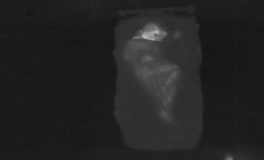
#> input picture data/new_dataset_IR/00001_4_right_to_safe_inst16/IR/uncover/image_000026.png, 264 x 160 px; its folder holds only this picture in this run
$ python generate_random_dataset.py
#> lines starting #> are read from the running program, lines starting #| are printed output that depends on the picture; after the words box and inside, x2 and y2 are one past the last pixel; in counts of white or black regions, pixels touching at a corner belong together
### tools/animate_slp.py
import os
import json
import glob

import numpy as np
from PIL import Image
from scipy.ndimage import gaussian_filter, uniform_filter

# ============================================================================
# Paths (as given)
# ============================================================================
input_dir = r"C:\Projects\sleeping-monitor\dataset_IR\train\train\00001\IR\uncover"
output_dir = r"C:\Projects\sleeping-monitor\preview_animation\00001\IR\uncover"
os.makedirs(output_dir, exist_ok=True)

# ============================================================================
# Motion narrative -- edit this to change the story, not the per-frame logic
# Each keyframe: (frame_index_1_based, position_fraction)
#   position_fraction: 0.0 = LEFT zone, 0.5 = SAFE/center, 1.0 = RIGHT zone
# Frames between keyframes are smoothstep-interpolated (eased, not linear-jerky).
# ============================================================================
MOTION_KEYFRAMES = [
    (1,  0.5),   # SAFE dwell start
    (7,  0.5),   # SAFE dwell end
    (15, 0.0),   # transition complete -> LEFT
    (21, 0.0),   # LEFT dwell end
    (28, 0.5),   # transition complete -> back to SAFE
    (31, 0.5),   # SAFE dwell end
    (39, 1.0),   # transition complete -> RIGHT
    (45, 1.0),   # RIGHT dwell end (final frame)
]

# ============================================================================
# Outpainting config -- adaptive to the small (120x160) SLP frame size
# ============================================================================
WIDTH_SCALE = 2.2            # target canvas width = original width * this
MARGIN_SMALL_FRAC = 0.12     # danger-zone margin, as a fraction of original width
FEATHER_FRAC = 0.35          # seam feather width, as a fraction of PATCH_SIZE-derived value
LOW_FREQ_SIGMA = 6           # smaller than the earlier 565px example -- scaled to image size
PATCH_SIZE = 10              # background texture patch size (px) -- small because margins are thin
PATCH_OVERLAP = 4
PERSON_MARGIN_COL_FRAC = 0.18  # fraction of width assumed to be pure background at each side
BAND_COUNT = 4
OUTLIER_STD_MULT = 2.5
TEXTURE_BOOST = 1.15
BG_PERCENTILE = 30


def smoothstep(t):
    t = np.clip(t, 0.0, 1.0)
    return 3 * t ** 2 - 2 * t ** 3


def build_trajectory(n_frames, keyframes):
    """Interpolate position_fraction for every frame 1..n_frames via smoothstep easing."""
    kf_idx = np.array([k[0] for k in keyframes])
    kf_val = np.array([k[1] for k in keyframes])
    traj = np.zeros(n_frames)
    for f in range(1, n_frames + 1):
        if f <= kf_idx[0]:
            traj[f - 1] = kf_val[0]
            continue
        if f >= kf_idx[-1]:
            traj[f - 1] = kf_val[-1]
            continue
        i = np.searchsorted(kf_idx, f) - 1
        f0, f1 = kf_idx[i], kf_idx[i + 1]
        v0, v1 = kf_val[i], kf_val[i + 1]
        t = (f - f0) / (f1 - f0) if f1 != f0 else 0.0
        traj[f - 1] = v0 + (v1 - v0) * smoothstep(t)
    return traj


# [6 lines left out: function zone_label, not called in this run]


# ----------------------------------------------------------------------------
# Background outpainting core (patch-quilting method from earlier in this chat,
# parameters adapted for small frame size)
# ----------------------------------------------------------------------------

def load_grayscale(path):
    img = Image.open(path).convert("L")
    return np.array(img).astype(np.float64), img.size  # (arr, (w,h))


def estimate_bg_stats(gray, low_freq_sigma):
    low_freq = gaussian_filter(gray, sigma=low_freq_sigma)
    thresh = np.percentile(gray, BG_PERCENTILE)
    bg_mask = gray <= thresh
    bg_level = low_freq[bg_mask].mean() if bg_mask.any() else float(gray.mean())
    return low_freq, bg_level


def build_patch_library(gray, low_freq, person_margin_col, patch_size, patch_overlap, band_count):
    h, w = gray.shape
    residual = gray - low_freq
    band_edges = np.linspace(0, h, band_count + 1).astype(int)

    left_src = residual[:, :person_margin_col]
    right_src = residual[:, w - person_margin_col:]

    library = {b: [] for b in range(band_count)}
    step = max(1, patch_size - patch_overlap)

    for src in (left_src, right_src):
        sh, sw = src.shape
        if sw < patch_size:
            continue
        for y0 in range(0, max(1, sh - patch_size), step):
            for x0 in range(0, max(1, sw - patch_size), step):
                patch = src[y0:y0 + patch_size, x0:x0 + patch_size]
                if patch.shape != (patch_size, patch_size):
                    continue
                band = min(band_count - 1, max(0, np.searchsorted(band_edges, y0, side="right") - 1))
                library[band].append(patch)

    for band, patches in library.items():
        if len(patches) < 4:
            continue
        stds = np.array([p.std() for p in patches])
        med = np.median(stds)
        mad = np.median(np.abs(stds - med)) + 1e-6
        keep = [p for p, s in zip(patches, stds) if abs(s - med) <= OUTLIER_STD_MULT * mad]
        library[band] = keep if len(keep) >= 4 else patches

    # Fallback: if margins were too thin to harvest any patches, synthesize a
    # tiny library from the overall background noise stats so the pipeline
    # never crashes on very tightly-cropped frames.
    total = sum(len(v) for v in library.values())
    if total == 0:
        bg_std = residual[gray <= np.percentile(gray, BG_PERCENTILE)].std()
        bg_std = bg_std if bg_std > 0 else 2.0
        rng = np.random.default_rng(0)
        for b in range(band_count):
            library[b] = [rng.normal(0, bg_std, size=(patch_size, patch_size)) for _ in range(8)]

    return library


def _cosine_window(size):
    return 0.5 - 0.5 * np.cos(np.linspace(0, np.pi, size))


def quilt_residual_field(height, width, library, band_count, patch_size, patch_overlap, rng):
    field = np.zeros((height, width), dtype=np.float64)
    weight = np.zeros((height, width), dtype=np.float64)
    step = max(1, patch_size - patch_overlap)
    win2d = np.outer(_cosine_window(patch_size), _cosine_window(patch_size))
    band_edges = np.linspace(0, height, band_count + 1).astype(int)

    y0 = 0
    while y0 < height:
        ph = min(patch_size, height - y0)
        band = min(band_count - 1, max(0, np.searchsorted(band_edges, y0, side="right") - 1))
        patches = library.get(band) or [p for lst in library.values() for p in lst]

        x0 = 0
        while x0 < width:
            pw = min(patch_size, width - x0)
            patch = patches[rng.integers(0, len(patches))]
            if rng.random() < 0.5:
                patch = patch[:, ::-1]
            if rng.random() < 0.5:
                patch = patch[::-1, :]
            p = patch[:ph, :pw]
            wgt = win2d[:ph, :pw]
            field[y0:y0 + ph, x0:x0 + pw] += p * wgt
            weight[y0:y0 + ph, x0:x0 + pw] += wgt
            x0 += step
        y0 += step

    weight[weight == 0] = 1.0
    return (field / weight) * TEXTURE_BOOST


def synth_strip(height, width, edge_low_freq_col, bg_level, library, patch_size, patch_overlap, band_count, rng):
    x = np.linspace(0, 1, width)
    decay = np.exp(-x * 2.2)[None, :]
    edge_col = edge_low_freq_col[:, None]
    low_freq_strip = bg_level + (edge_col - bg_level) * decay
    texture = quilt_residual_field(height, width, library, band_count, patch_size, patch_overlap, rng)
    return np.clip(low_freq_strip + texture, 0, 255)


def feather_seam(canvas, x0, x1, feather_px):
    h, w = canvas.shape
    smoothed = uniform_filter(canvas, size=(1, 5))
    if x0 > 0:
        rs = max(0, x0 - feather_px)
        ramp = np.linspace(0, 1, x0 - rs)[None, :]
        canvas[:, rs:x0] = smoothed[:, rs:x0] * (1 - ramp) + canvas[:, rs:x0] * ramp
    if x1 < w:
        re = min(w, x1 + feather_px)
        ramp = np.linspace(1, 0, re - x1)[None, :]
        canvas[:, x1:re] = smoothed[:, x1:re] * (1 - ramp) + canvas[:, x1:re] * ramp
    return canvas


def outpaint_frame(gray, left_margin, right_margin, library, low_freq, bg_level,
                    patch_size, patch_overlap, band_count, feather_px, rng):
    h, w = gray.shape
    total_w = left_margin + w + right_margin
    canvas = np.zeros((h, total_w), dtype=np.float64)

    if left_margin > 0:
        left_strip = synth_strip(h, left_margin, low_freq[:, 0], bg_level, library,
                                  patch_size, patch_overlap, band_count, rng)[:, ::-1]
        canvas[:, :left_margin] = left_strip
    if right_margin > 0:
        right_strip = synth_strip(h, right_margin, low_freq[:, -1], bg_level, library,
                                   patch_size, patch_overlap, band_count, rng)
        canvas[:, left_margin + w:] = right_strip

    canvas[:, left_margin:left_margin + w] = gray
    canvas = feather_seam(canvas, left_margin, left_margin + w, feather_px)
    canvas = feather_seam(canvas, left_margin, left_margin + w, feather_px)
    return np.clip(canvas, 0, 255).astype(np.uint8)


# [67 lines left out: function main, not called in this run]


# [2 lines that do not run on import are left out]

### tools/generate_random_dataset.py
import os
import glob
import random
import numpy as np
from PIL import Image

from animate_slp import (
    load_grayscale, estimate_bg_stats, build_patch_library, outpaint_frame,
    build_trajectory, WIDTH_SCALE, MARGIN_SMALL_FRAC, PATCH_SIZE, PATCH_OVERLAP,
    PERSON_MARGIN_COL_FRAC, BAND_COUNT, LOW_FREQ_SIGMA
)

INPUT_DATASET_ROOT = r"C:\Projects\sleeping-monitor\data"
OUTPUT_DATASET = r"C:\Projects\sleeping-monitor\data\new_dataset_IR"

MOTIONS = {
    "1_safe_to_left": [
        (1, 0.5), (10, 0.5), (35, 0.0), (45, 0.0)
    ],
    "2_safe_to_right": [
        (1, 0.5), (10, 0.5), (35, 1.0), (45, 1.0)
    ],
    "3_left_to_safe": [
        (1, 0.0), (10, 0.0), (35, 0.5), (45, 0.5)
    ],
    "4_right_to_safe": [
        (1, 1.0), (10, 1.0), (35, 0.5), (45, 0.5)
    ],
    "5_left_to_safe_to_right": [
        (1, 0.0), (5, 0.0), (20, 0.5), (25, 0.5), (40, 1.0), (45, 1.0)
    ],
    "6_right_to_safe_to_left": [
        (1, 1.0), (5, 1.0), (20, 0.5), (25, 0.5), (40, 0.0), (45, 0.0)
    ],
    "7_safe_to_left_to_safe": [
        (1, 0.5), (15, 0.0), (25, 0.0), (40, 0.5), (45, 0.5)
    ],
    "8_safe_to_right_to_safe": [
        (1, 0.5), (15, 1.0), (25, 1.0), (40, 0.5), (45, 0.5)
    ],
    "9_restless": [
        (1, 0.5), (7, 0.5), (15, 0.0), (21, 0.0), (28, 0.5), (31, 0.5), (39, 1.0), (45, 1.0)
    ],
    "10_always_safe": [
        (1, 0.5), (45, 0.5)
    ]
}

def process_sequence(input_dir, out_seq_dir, motion_name, keyframes):
    paths = sorted(glob.glob(os.path.join(input_dir, "*.png")))
    if not paths:
        return

    first_gray, (orig_w, orig_h) = load_grayscale(paths[0])
    target_w = int(orig_w * WIDTH_SCALE)
    extra = target_w - orig_w
    margin_small = 0 # max(4, int(orig_w * MARGIN_SMALL_FRAC))
    person_margin_col = max(PATCH_SIZE + PATCH_OVERLAP, int(orig_w * PERSON_MARGIN_COL_FRAC))
    feather_px = max(4, int(PATCH_SIZE * 1.5))

    # Precompute backgrounds
    frame_data = []
    for path in paths:
        gray, (w, h) = load_grayscale(path)
        if (w, h) != (orig_w, orig_h):
            continue
        low_freq, bg_level = estimate_bg_stats(gray, LOW_FREQ_SIGMA)
        library = build_patch_library(gray, low_freq, person_margin_col, PATCH_SIZE, PATCH_OVERLAP, BAND_COUNT)
        filename = os.path.basename(path)
        frame_data.append((filename, gray, low_freq, bg_level, library))

    trajectory = build_trajectory(len(frame_data), keyframes)
    rng = np.random.default_rng(42)

    os.makedirs(out_seq_dir, exist_ok=True)

    for i, (filename, gray, low_freq, bg_level, library) in enumerate(frame_data):
        p = float(trajectory[i])
        left_margin = int(round(margin_small + p * (extra - 2 * margin_small)))
        left_margin = max(0, min(extra, left_margin))
        right_margin = extra - left_margin

        canvas = outpaint_frame(
            gray, left_margin, right_margin, library, low_freq, bg_level,
            PATCH_SIZE, PATCH_OVERLAP, BAND_COUNT, feather_px, rng
        )

        img = Image.fromarray(canvas, mode="L")

        # Crop and resize
        danger_width = int(target_w * 4.5 / 27)
        crop_left = max(0, danger_width - 25)
        crop_right = min(target_w, target_w - danger_width + 15)
        cropped_img = img.crop((crop_left, 0, crop_right, orig_h))
        resized_img = cropped_img.resize((target_w, orig_h), Image.Resampling.LANCZOS)

        resized_img.save(os.path.join(out_seq_dir, filename))

def main():
    # 1. Gather all base sequences (1 per sequence ID)
    seq_dict = {}
    for root, dirs, files in os.walk(INPUT_DATASET_ROOT):
        parts = os.path.normpath(root).split(os.sep)
        if "IR" in parts:
            if glob.glob(os.path.join(root, "*.png")):
                ir_idx = parts.index("IR")
                seq_num = parts[ir_idx - 1]
                if seq_num not in seq_dict:
                    seq_dict[seq_num] = root

    base_dirs = list(seq_dict.values())
    base_dirs.sort() # Sort for determinism before shuffling

    print(f"Found {len(base_dirs)} total unique base sequences across dataset.")

    # 2. Build the exact 200 sequence mapping
    random.seed(42)
    shuffled_all = list(base_dirs)
    random.shuffle(shuffled_all)

    full_pool = list(shuffled_all)
    while len(full_pool) < 200:
        extras = list(base_dirs)
        random.shuffle(extras)
        needed = 200 - len(full_pool)
        full_pool.extend(extras[:needed])

    random.shuffle(full_pool)

    # 3. Process
    motion_keys = list(MOTIONS.keys())

    count = 0
    for i, motion_name in enumerate(motion_keys):
        # Assign 20 sequences to this motion
        group = full_pool[i*20 : (i+1)*20]

        for j, input_dir in enumerate(group):
            # Sequence name usually derived from parent, like "00001"
            # input_dir is like .../test1/00001/IR/uncover
            parts = os.path.normpath(input_dir).split(os.sep)
            seq_num = parts[-3]

            # e.g. new_dataset_IR/seq_00001_1_safe_to_left_instance_0/IR/uncover
            # added instance_j so if the same seq_num is used twice for the same motion, it doesn't overwrite
            out_seq_dir = os.path.join(OUTPUT_DATASET, f"{seq_num}_{motion_name}_inst{j}", "IR", "uncover")

            print(f"Processing {count+1}/200: Motion '{motion_name}', Base '{seq_num}'")
            process_sequence(input_dir, out_seq_dir, motion_name, MOTIONS[motion_name])
#> in load_grayscale, img is the input picture: PIL image 264x160 L; min 20, max 182, mean 35.2
#> in process_sequence, `first_gray, (orig_w, orig_h) = load_grayscale(paths[0])`: orig_w = 264; orig_h = 160
#> in process_sequence, `target_w = int(orig_w * WIDTH_SCALE)`: target_w = 580
#> in process_sequence, `extra = target_w - orig_w`: extra = 316
#> in process_sequence, `person_margin_col = max(PATCH_SIZE + PATCH_OVERLAP, int(orig_w * PERSO..`: person_margin_col = 47
#> in process_sequence, `gray, (w, h) = load_grayscale(path)`: w = 264; h = 160
#> in estimate_bg_stats, `thresh = np.percentile(gray, BG_PERCENTILE)`: thresh = 26
#> in estimate_bg_stats, `bg_mask = gray <= thresh`:
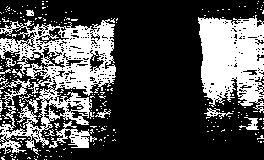
#> bg_mask: shape (160, 264) bool; 30.4% white; 263 white regions (249 under 20 px), largest, box (x1, y1, x2, y2) and area: (0, 18, 116, 154) 6577, (198, 15, 264, 113) 4657, (49, 121, 97, 148) 463
#> in estimate_bg_stats, `bg_level = low_freq[bg_mask].mean() if bg_mask.any() else float(gray.m..`: bg_level = 26.24
#> in build_patch_library, `right_src = residual[:, w - person_margin_col:]`:
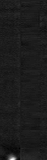
#> right_src: shape (160, 47) float64; min -8.71, max 68.85, mean 0; drawn with min black and max white
#> the loop in build_patch_library, `for src in (left_src, right_src):` made 2 passes
#> (sh, sw) on passes 1 to 2: (160, 47), (160, 47)
#> in process_sequence, `library = build_patch_library(gray, low_freq, person_margin_col, PATCH..`: library = 4 items
#> in process_sequence, `trajectory = build_trajectory(len(frame_data), keyframes)`: trajectory = [0.5]
#> the loop in process_sequence, `for i, (filename, gray, low_freq, bg_level, library) in enumerate(fram..` made 1 pass
#> (filename, bg_level, p, left_margin, right_margin, total_w in outpaint_frame) on pass 1: ('image_000026.png', 26.24, 0.5, 158, 158, 580)
#> pass 1, in synth_strip, `low_freq_strip = bg_level + (edge_col - bg_level) * decay`:
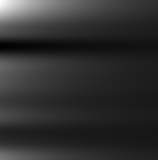
#> low_freq_strip: shape (160, 158) float64; min 26.03, max 28.5, mean 26.5; drawn with min black and max white
#> pass 1, in synth_strip, `texture = quilt_residual_field(height, width, library, band_count, pat..`:
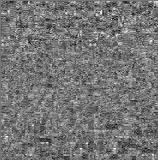
#> texture: shape (160, 158) float64; min -4.81, max 5.51, mean -0.059; drawn with min black and max white
#> pass 1, in outpaint_frame, `left_strip = synth_strip(h, left_margin, low_freq[:, 0], bg_level, lib..`:
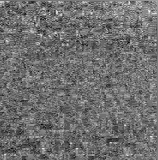
#> left_strip: shape (160, 158) float64; min 21.49, max 32.83, mean 26.4; drawn with min black and max white
#> pass 1, in synth_strip (call 2), `low_freq_strip = bg_level + (edge_col - bg_level) * decay`:
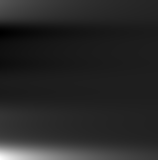
#> low_freq_strip: shape (160, 158) float64; min 24.98, max 35.3, mean 26.6; drawn with min black and max white
#> after the loop in process_sequence, `for i, (filename, gray, low_freq, bg_level, library) in enumerate(fram..`:
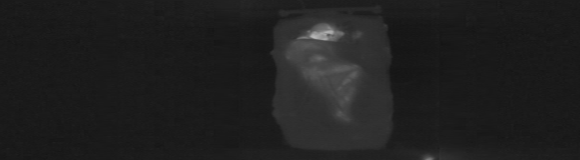
#> resized_img: PIL image 580x160 L; min 20, max 184, mean 31.7
            count += 1

    print(f"\nSuccessfully generated {count} full sequences for new dataset!")

if __name__ == "__main__":
    main()
